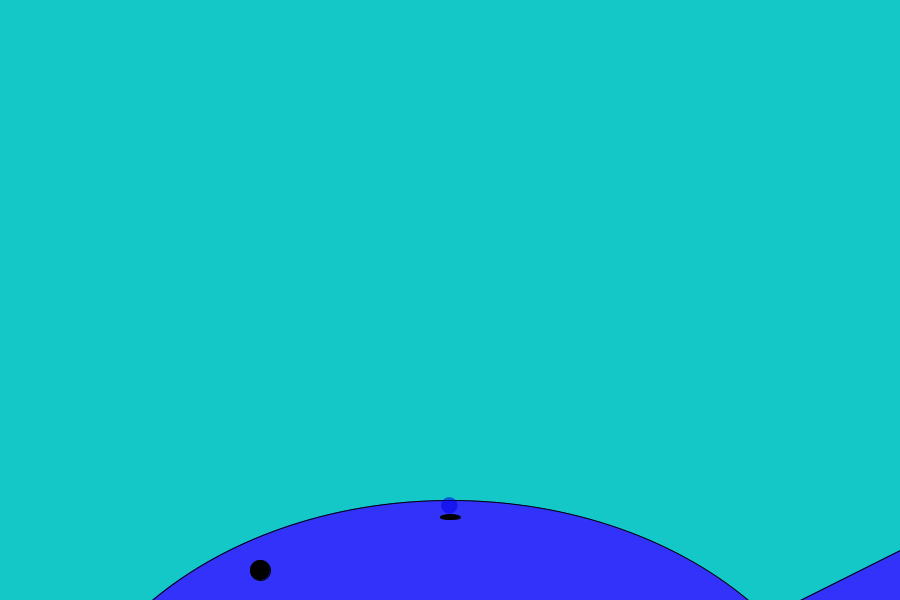
Frame 1 (no input)
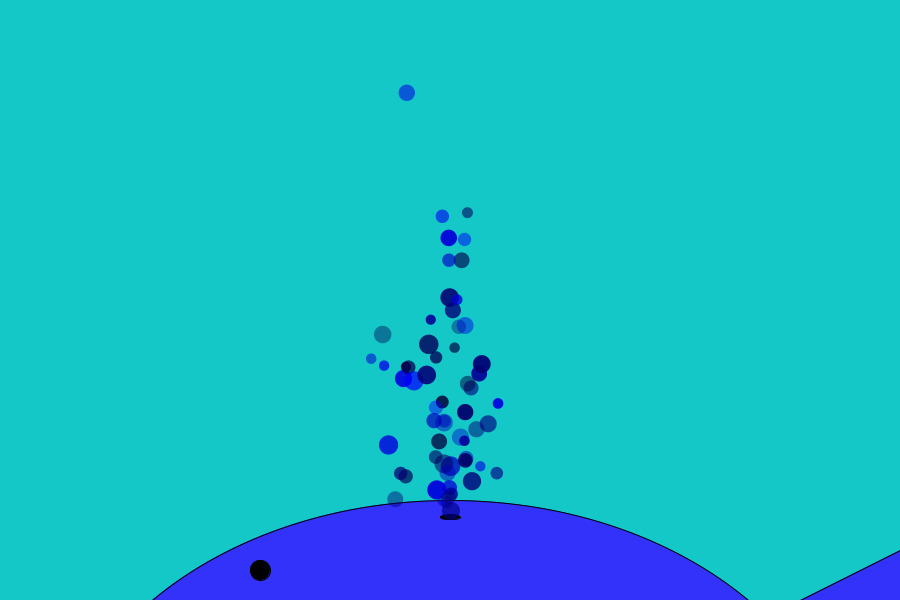
Frame 60 (the mouse pressed at the canvas centre just before this capture)
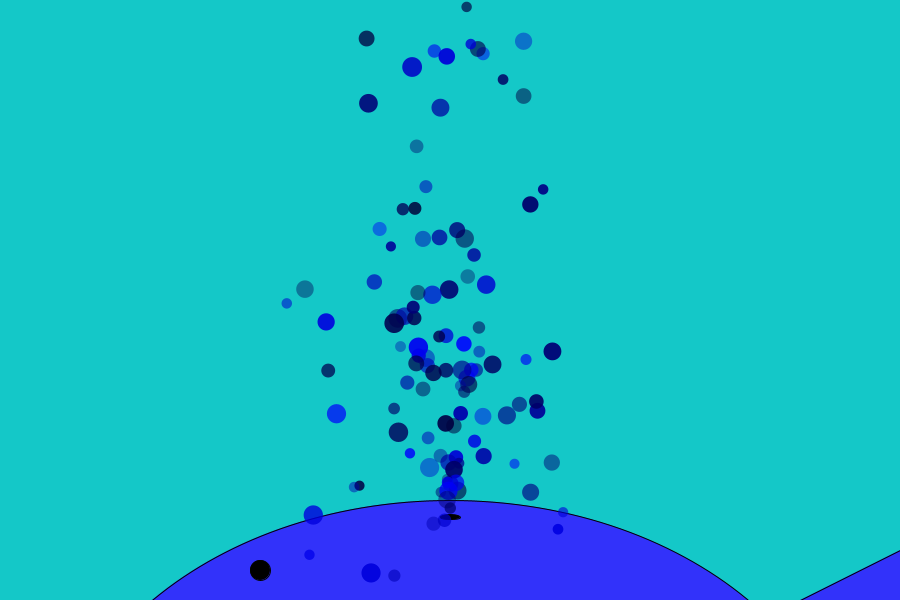
Frame 120 (the mouse held since frame 60 and released just before this capture)

The Processing sketch that drew these frames (run headless with seeded random() and noise(); from frame 60 on, the mouse is pressed at the canvas centre):

// Processing sketch: processing_144145
// ── processing_144145.pde

//Ball first, second;
int num=700;
Ball[] fountain = new Ball[num];
int k=0;
int i=0;
int j=0;


void setup(){
//  background(20);
  size(900,600);
  smooth();
  background(20);
//  first = new Ball(width/2,height*6/7,10,0,-3,.03,color(random(200)+55),random(150)+95);
}

void draw(){

  background(20,200,200);
  stroke(2);
  fill(0,0,255);
//  ellipse(width/2,650,1900,400);
//  noStroke();
  fill(50,50,250,255);
  ellipse(width/2,800,800,600);
  triangle(width,height,width,height-50,width-100,height);
  fill(0,255);
  ellipse(260,570,20,20);
  ellipse(width/2,height*6/7+3,20,5);

  if(k<num){
    fountain[k] = new Ball(width/2,height*6/7,10+random(10),random(3)-1.5,-random(7)-2,random(10)/100+.03,color(0,0,random(200)+55),random(150)+95);
    k++;
  }
  else{  //inf fountain
    k=0;
    j=num;
  }
  for(i=0;i<j || i<k;i++){
    fountain[i].move();
    fountain[i].display();
  }
//  first.move();
//  first.display();
//  second.move();
//  second.display();
}

class Ball {
  float x,y;
  float diameter;
  float volX, volY;
  float acc;
  boolean alive = true;
  color c;
  float op;
  
  Ball(float initialX, float initialY, float initialDiameter, float initialVolX, float initialVolY, float initialAcc, color initialC, float initialOp){
    x=initialX;
    y=initialY;
    diameter=initialDiameter;
    volX=initialVolX;
    volY=initialVolY;
    acc=initialAcc;
    c=initialC;
    op=initialOp;
  }
  void move(){
    volY+=acc;
    x+=volX;
    y+=volY;
/*    if(x>width){
      volX=-volX;
    }
    */
    if(y>height+diameter){ //checking if off screen to delete
      alive = false;
    }
    
  }
  void display(){
    if(alive){
      noStroke();
      fill(c,op);
      ellipse(x,y,diameter,diameter);
    }
  }
}
